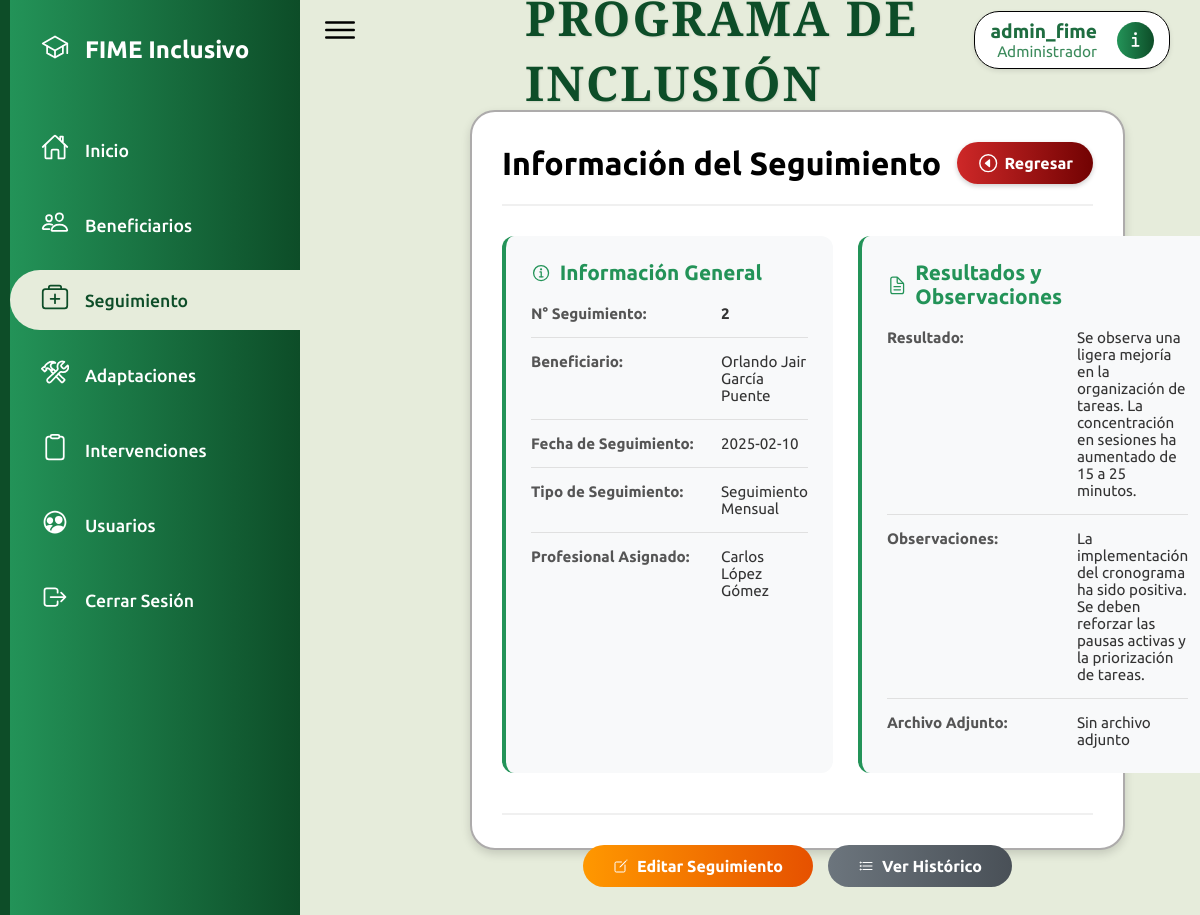
/modules/diagnosticos/ver_diagnosticos.php?id=2 (signed in), run on the app's committed database.
### tables this page shows
CREATE TABLE `diagnosticos` (
  `id_diagnostico` int(11) NOT NULL,
  `beneficiario_id` int(11) NOT NULL,
  `profesional_id` int(11) DEFAULT NULL,
  `fecha_diagnostico` date NOT NULL,
  `tipo_diagnostico` varchar(100) NOT NULL,
  `numero_diagnostico` int(10) UNSIGNED DEFAULT NULL,
  `resultado` text NOT NULL,
  `observaciones` text DEFAULT NULL,
  `archivo_adjunto` varchar(255) DEFAULT NULL
);

### modules/diagnosticos/ver_diagnosticos.php (the view, shortened to what this page needs)
<?php
$user = $_SESSION['usuarioingresando'];
include '../../config/db.php';
$id_diagnostico = intval($_GET['id']);
$query = "SELECT d.*, d.numero_diagnostico, -- Agregamos el campo de numeración
CONCAT(b.nombre, ' ', b.apellido_paterno, ' ', IFNULL(b.apellido_materno, '')) AS beneficiario_nombre
FROM diagnosticos d
INNER JOIN beneficiarios b ON b.id_beneficiario = d.beneficiario_id
WHERE d.id_diagnostico = ?";
$stmt = mysqli_prepare($conex, $query);
mysqli_stmt_bind_param($stmt, "i", $id_diagnostico);
mysqli_stmt_execute($stmt);
$result = mysqli_stmt_get_result($stmt);
$diagnostico = mysqli_fetch_assoc($result);
$beneficiario_id = $diagnostico['beneficiario_id'];
$beneficiario_nombre = $diagnostico['beneficiario_nombre'];
?>
<!DOCTYPE html>
<html lang="es">
<head>
    <link rel="stylesheet" href="../../assets/css/sidebar.css">
    <link rel="stylesheet" href="https://cdnjs.cloudflare.com/ajax/libs/font-awesome/5.15.4/css/all.min.css">
</head>
<body>
    <?php
    $currentPage = basename($_SERVER['PHP_SELF']);
    ?>
    <div class="container">
        <div class="navigation">
            <ul>
                <li>
                    <a href="#">
                        <span class="icon">
                            <ion-icon name="school-outline"></ion-icon>
                        </span>
                        <span class="title">FIME Inclusivo</span>
                    </a>
                </li>
                <li class="<?php echo ($currentPage == 'dashboard.php') ? 'active' : ''; ?>">
                    <a href="../../modules/auth/dashboard.php" data-tooltip="Inicio">
                        <span class="icon"><ion-icon name="home-outline"></ion-icon></span>
                        <span class="title">Inicio</span>
                    </a>
                </li>
                <?php
                $beneficiariosPages = ['index_beneficiarios.php', 'crear_beneficiarios.php', 'editar_beneficiarios.php', 'ver_beneficiarios.php'];
                ?>
                <li class="<?php echo in_array($currentPage, $beneficiariosPages) ? 'active' : ''; ?>">
                    <a href="../../modules/beneficiarios/index_beneficiarios.php" data-tooltip="Beneficiarios">
                        <span class="icon"><ion-icon name="people-outline"></ion-icon></span>
                        <span class="title">Beneficiarios</span>
                    </a>
                </li>
                <?php
                $diagnosticosPages = ['index_diagnosticos.php', 'crear_diagnosticos.php', 'editar_diagnosticos.php', 'historico_diagnosticos.php', 'ver_diagnosticos.php'];
                ?>
                <li class="<?php echo in_array($currentPage, $diagnosticosPages) ? 'active' : ''; ?>">
                    <a href="../../modules/diagnosticos/index_diagnosticos.php" data-tooltip="Diagnósticos">
                        <span class="icon"><ion-icon name="medkit-outline"></ion-icon></span>
                        <span class="title">Seguimiento</span>
                    </a>
                </li>
                <?php
                $adaptacionesPages = ['index_adaptaciones.php', 'crear_adaptaciones.php', 'editar_adaptaciones.php', 'historico_adaptaciones.php', 'ver_adaptaciones.php'];
                ?>
                <li class="<?php echo in_array($currentPage, $adaptacionesPages) ? 'active' : ''; ?>">
                    <a href="../../modules/adaptaciones/index_adaptaciones.php" data-tooltip="Adaptaciones">
                        <span class="icon"><ion-icon name="construct-outline"></ion-icon></span>
                        <span class="title">Adaptaciones</span>
                    </a>
                </li>
                <?php
                $intervencionesPages = ['index_intervenciones.php', 'crear_intervenciones.php', 'editar_intervenciones.php', 'historico_intervenciones.php', 'ver_intervenciones.php'];
                ?>
                <li class="<?php echo in_array($currentPage, $intervencionesPages) ? 'active' : ''; ?>">
                    <a href="../../modules/intervenciones/index_intervenciones.php" data-tooltip="Intervenciones">
                        <span class="icon"><ion-icon name="clipboard-outline"></ion-icon></span>
                        <span class="title">Intervenciones</span>
                    </a>
                </li>
                <?php
                if (isset($_SESSION['rol']) && $_SESSION['rol'] === 'Administrador') {
                    $usuariosPages = ['index_usuarios.php', 'crear_usuarios.php', 'editar_usuarios.php', 'ver_usuarios.php'];
                ?>
                    <li class="<?php echo in_array($currentPage, $usuariosPages) ? 'active' : ''; ?>">
                        <a href="../../modules/usuarios/index_usuarios.php" data-tooltip="Usuarios">
                            <span class="icon"><ion-icon name="people-circle-outline"></ion-icon></span>
                            <span class="title">Usuarios</span>
                        </a>
                    </li>
                <?php
                }
                ?>
                <li>
                    <a href="#" onclick="showLogoutModal()" data-tooltip="Cerrar Sesión">
                        <span class="icon">
                            <ion-icon name="log-out-outline"></ion-icon>
                        </span>
                        <span class="title">Cerrar Sesión</span>
                    </a>
                </li>
            </ul>
        </div>
    </div>
    <div class="main">
        <div class="topbar">
            <div class="toggle"><ion-icon name="menu-outline"></ion-icon></div>
            <h2 class="page-title">PROGRAMA DE INCLUSIÓN</h2>
            <div class="user-box">
                <div class="user-info">
                    <div class="user-name"><?php echo htmlspecialchars($user); ?></div>
                    <div class="user-role"><?php echo htmlspecialchars($_SESSION['rol']); ?></div>
                </div>
                <button class="info-btn" onclick="mostrarInfo()">
                    <ion-icon name="information-outline"></ion-icon>
                </button>
            </div>
        </div>
        <div class="view-container">
            <div class="view-header">
                <h2 class="view-title">Información del Seguimiento</h2>
                <a href="historico_diagnosticos.php?id=<?php echo $beneficiario_id; ?>" class="btn-regresar">
                    <ion-icon name="caret-back-circle-outline"></ion-icon> Regresar
                </a>
            </div>
            <div class="view-content">
                <div class="info-grid">
                    <div class="info-section">
                        <h3>
                            <ion-icon name="information-circle-outline"></ion-icon>
                            Información General
                        </h3>
                        <div class="info-row">
                            <span class="info-label">N° Seguimiento:</span>
                            <span class="info-value" style="font-weight: 700;"><?php echo htmlspecialchars($diagnostico['numero_diagnostico']); ?></span>
                        </div>
                        <div class="info-row">
                            <span class="info-label">Beneficiario:</span>
                            <span class="info-value"><?php echo htmlspecialchars($beneficiario_nombre); ?></span>
                        </div>
                        <div class="info-row">
                            <span class="info-label">Fecha de Seguimiento:</span>
                            <span class="info-value"><?php echo htmlspecialchars($diagnostico['fecha_diagnostico']); ?></span>
                        </div>
                        <div class="info-row">
                            <span class="info-label">Tipo de Seguimiento:</span>
                            <span class="info-value"><?php echo htmlspecialchars($diagnostico['tipo_diagnostico']); ?></span>
                        </div>
                        <div class="info-row">
                            <span class="info-label">Profesional Asignado:</span>
                            <span class="info-value">
                                <?php
                                $query_prof = "SELECT CONCAT(nombre, ' ', apellido_paterno, ' ', IFNULL(apellido_materno, '')) AS nombre_completo
                                              FROM profesionales WHERE id_profesional = ?";
                                $stmt_prof = mysqli_prepare($conex, $query_prof);
                                mysqli_stmt_bind_param($stmt_prof, "i", $diagnostico['profesional_id']);
                                mysqli_stmt_execute($stmt_prof);
                                $result_prof = mysqli_stmt_get_result($stmt_prof);
                                $profesional = mysqli_fetch_assoc($result_prof);
                                echo htmlspecialchars($profesional['nombre_completo'] ?? 'No Asignado');
                                ?>
                            </span>
                        </div>
                    </div>
                    <div class="info-section">
                        <h3>
                            <ion-icon name="document-text-outline"></ion-icon>
                            Resultados y Observaciones
                        </h3>
                        <div class="info-row">
                            <span class="info-label">Resultado:</span>
                            <span class="info-value"><?php echo nl2br(htmlspecialchars($diagnostico['resultado'])); ?></span>
                        </div>
                        <div class="info-row">
                            <span class="info-label">Observaciones:</span>
                            <span class="info-value"><?php echo nl2br(htmlspecialchars($diagnostico['observaciones'])); ?></span>
                        </div>
                        <div class="info-row">
                            <span class="info-label">Archivo Adjunto:</span>
                            <span class="info-value"><?php echo htmlspecialchars($diagnostico['archivo_adjunto'] ?: 'Sin archivo adjunto'); ?></span>
                        </div>
                    </div>
                </div>
                <div class="action-buttons">
                    <a href="editar_diagnosticos.php?id=<?php echo $diagnostico['id_diagnostico']; ?>" class="btn-action btn-edit">
                        <ion-icon name="create-outline"></ion-icon> Editar Seguimiento
                    </a>
                    <a href="historico_diagnosticos.php?id=<?php echo $beneficiario_id; ?>" class="btn-action btn-cancel">
                        <ion-icon name="list-outline"></ion-icon> Ver Histórico
                    </a>
                </div>
            </div>
        </div>
    </div>
</body>
</html>

### assets/css/sidebar.css (style rules this page uses)
* { font-family: "Ubuntu", sans-serif; margin: 0; padding: 0; box-sizing: border-box; }
:root { --blue: #2a2185; --white: #fff; --gray: #f5f5f5; --black1: #222; --black2: #999; }
body { min-height: 100vh; overflow-x: hidden; font-family: Arial, sans-serif; margin: 0; padding: 0; height: 100vh; display: flex; background-color: #e6ecdb; background-size: cover; background-attachment: fixed; }
.container { position: relative; width: 100%; }
.navigation { position: fixed; width: 300px; height: 100%; background: linear-gradient(90deg, #239358, #0d4d28); border-left: 10px solid #0d4d28; transition: width 0.3s; overflow: hidden; z-index: 10; }
.navigation ul { list-style: none; padding: 0; margin: 0; width: 100%; position: relative; }
.navigation ul li { width: 100%; position: relative; border-top-left-radius: 30px; border-bottom-left-radius: 30px; margin: 15px 0; }
.navigation ul li:first-child { margin: 20px 0 40px 0; pointer-events: none; }
.navigation ul li a { display: flex; align-items: center; width: 100%; height: 60px; padding: 0 15px; position: relative; text-decoration: none; color: white; transition: color 0.3s, background-color 0.3s; }
.navigation ul li a .icon { display: block; min-width: 60px; text-align: center; font-size: 1.75rem; }
.navigation ul li a .title { font-size: 1.1em; font-weight: 500; white-space: nowrap; transition: opacity 0.3s; }
.navigation ul li:first-child .title { font-size: 1.5em; font-weight: bold; }
.navigation ul li:hover, .navigation ul li.active { background-color: #e6ecdb; }
.navigation ul li:hover a, .navigation ul li.active a { color: #0d4d28; }
.main { position: absolute; width: calc(100% - 300px); left: 300px; min-height: 100vh; transition: 0.5s; }
.topbar { width: 100%; height: 60px; display: flex; justify-content: space-between; align-items: center; padding: 0 10px; }
.toggle { position: relative; width: 60px; height: 60px; display: flex; justify-content: center; align-items: center; font-size: 2.5rem; cursor: pointer; }
.user-box { display: flex; align-items: center; background-color: #ffffff; box-shadow: 0 2px 5px rgba(0, 0, 0, 0.1); border: 1px solid #000; margin-left: auto; margin-right: 20px; margin-top: 20px; padding: 8px 15px; border-radius: 25px; font-size: 1.2em; gap: 10px; transition: transform 0.3s ease, box-shadow 0.3s ease; }
.user-info { display: flex; flex-direction: column; margin-right: 10px; text-align: right; }
.user-name { font-weight: bold; color: #1e6d40; font-size: 1em; }
.user-role { font-size: 0.8em; color: #3b8a5b; }
.info-btn { background: linear-gradient(90deg, #239358, #0d4d28); border: none; color: white; width: 37px; height: 37px; border-radius: 50%; font-size: 1.2em; cursor: pointer; display: flex; align-items: center; justify-content: center; }
.btn-cancel, .btn-confirm { padding: 10px 25px; border: none; border-radius: 5px; font-weight: 500; cursor: pointer; text-decoration: none; transition: background-color 0.3s, transform 0.2s; font-size: 1.1em; }
.btn-cancel { background-color: #7e7d7d; color: white; }
.page-title { position: absolute; left: 50%; transform: translateX(-50%); font-family: "Playfair Display", Georgia, serif; font-size: 3em; font-weight: 700; color: #0d4d28; margin-top: 40px; letter-spacing: 2px; text-shadow: 1px 1px 2px rgba(0, 0, 0, 0.1); }
.header-section .btn-regresar, a.btn-regresar { background: linear-gradient(90deg, #ce2828, #720202) !important; border: none; color: white !important; font-weight: 600; cursor: pointer; text-decoration: none !important; display: flex !important; align-items: center; justify-content: center; gap: 5px; padding: 10px 20px; border-radius: 50px; box-shadow: 0 2px 5px rgba(0, 0, 0, 0.2); transition: all 0.3s; }
.header-section .btn-regresar ion-icon, a.btn-regresar ion-icon { color: white !important; font-size: 1.4em; }
.btn-edit { background-color: #ffde59; }

### data on the page
diagnosticos: numero_diagnostico "2", fecha_diagnostico "2025-02-10", tipo_diagnostico "Seguimiento Mensual", resultado "Se observa una ligera mejoría en la organización de tareas. La concentración en sesiones ha aumentado de 15 a 25 minutos.", observaciones "La implementación del cronograma ha sido positiva. Se deben reforzar las pausas activas y la priorización de tareas.", archivo_adjunto "Sin archivo adjunto"

### other printed values
$user "admin_fime"
$_SESSION['rol'] "Administrador"
$beneficiario_nombre "Orlando Jair García Puente"
$profesional['nombre_completo'] "Carlos López Gómez"
